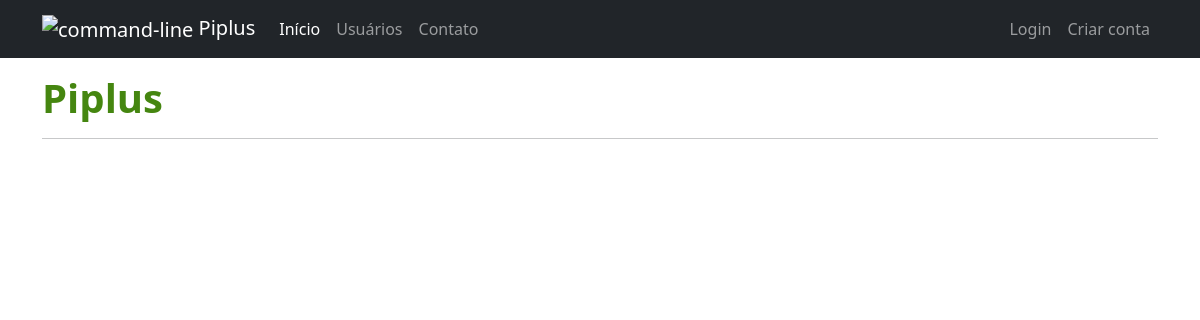
/, run on an earlier commit of the app's database.
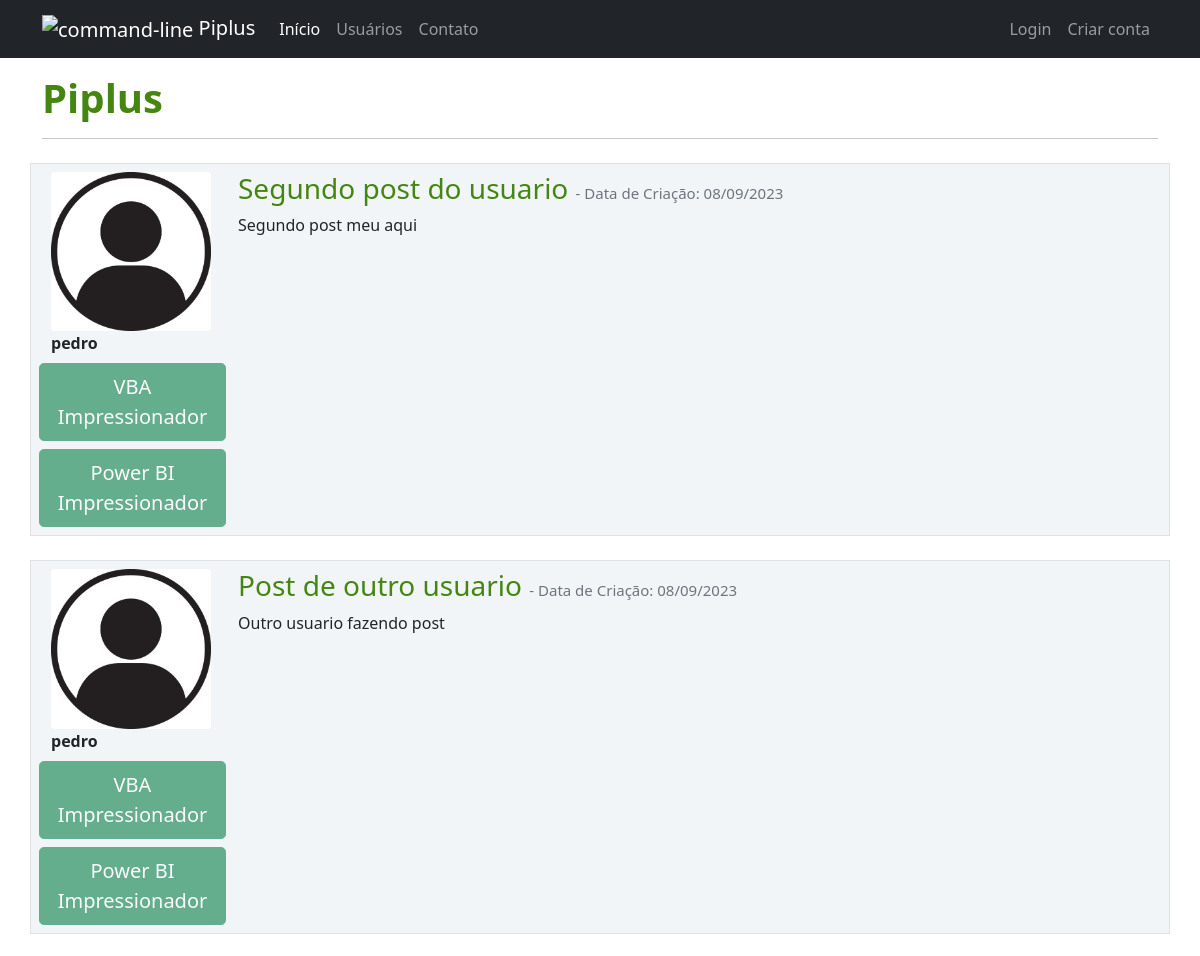
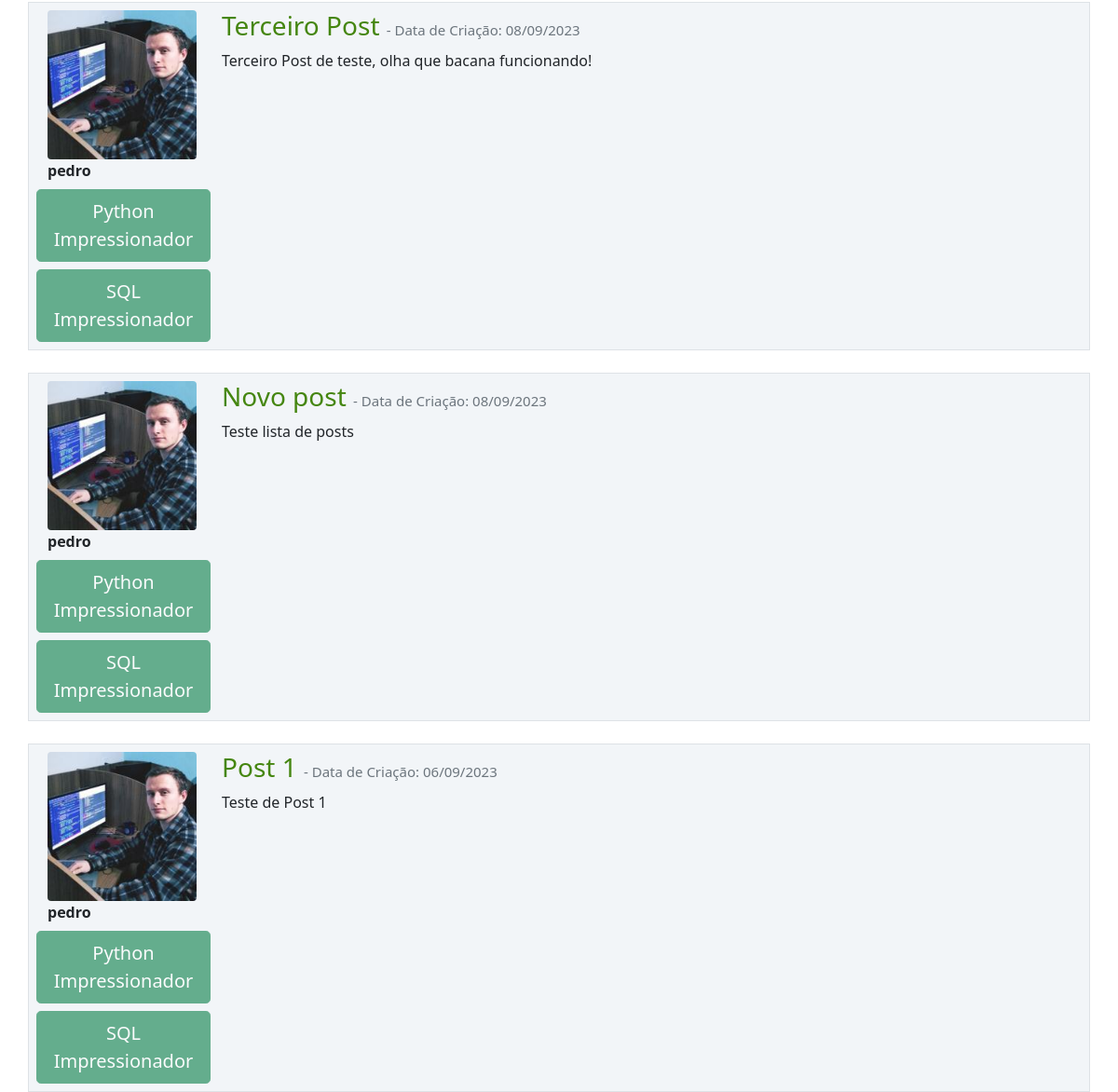
And on a later commit of the database (2 pictures, top to bottom).
### Piplus/models.py (models this page shows, shortened)
class Post(database.Model):
    id = database.Column(database.Integer, primary_key=True)
    titulo = database.Column(database.String, nullable=False)
    corpo = database.Column(database.Text, nullable=False)
    data_criacao = database.Column(database.DateTime, nullable=False, default=datetime.utcnow)
    id_usuario = database.Column(database.Integer, database.ForeignKey('usuario.id'), nullable=False)

class Usuario(database.Model, UserMixin):
    id = database.Column(database.Integer, primary_key=True)
    username = database.Column(database.String, nullable=False)
    email = database.Column(database.String, nullable=False, unique=True)
    senha = database.Column(database.String, nullable=False)
    foto_perfil = database.Column(database.String, default='default.jpg')
    posts = database.relationship('Post', backref='autor', lazy=True)
    cursos = database.Column(database.String, nullable=False, default='Não Informado')

### Piplus/routes.py (the view)
@app.route("/")
def home():
    posts = Post.query.order_by(Post.id.desc())
    return render_template('home.html', posts=posts)

### Piplus/templates/home.html
{% extends 'base.html' %}
{% block body %}
    <div class="container mt-3">
        <h1 style="color: rgb(69, 134, 16);"><strong>Piplus</strong></h1>
        <hr>
        {% for post in posts%}
            <div class="row border mt-4 p-2 postclass">
                <div class="col-2">
                    <div class="image pe-2">
                        <img src="{{ url_for('static', filename='fotos_perfil/{}'.format(post.autor.foto_perfil)) }}" class="rounded" width="160" >
                    </div>
                    <strong>{{ post.autor.username }}</strong>
                    <div class="row justify-content-center">
                            {% for curso in post.autor.cursos.split(';') %}
                                <button type="button" class="btn btn-lg btn-success mt-2" disabled>{{ curso }}</button>
                            {% endfor %}
                    </div>
                </div>
                <div class="col-9">
                    <a style="text-decoration: none; color: rgb(69, 134, 16);" href="{{ url_for('exibir_post', post_id=post.id) }}">
                        <h3>{{ post.titulo }}
                            <small class="text-muted" style="font-size: 15px;"> - Data de Criação: {{ post.data_criacao.strftime('%d/%m/%Y') }}</small>
                        </h3>
                    </a>
                    <p>{{ post.corpo }}</p>
                </div>
            </div>
        {% endfor %}
    </div>
{% endblock %}

### Piplus/templates/base.html (shortened to what this page needs)
<!DOCTYPE html>
<html lang="en">
<head>
    <link href="https://cdn.jsdelivr.net/npm/bootstrap@5.0.2/dist/css/bootstrap.min.css" rel="stylesheet">
    <link rel="stylesheet" type="text/css" href="{{url_for('static', filename='main.css')}}"
    {% block head %}
    {% endblock  %}
</head>
<body class="bg-white">
    {% include  'navbar.html' %}
    {% block body  %}
    {% endblock %}
</body>
</html>

### Piplus/templates/navbar.html (shortened to what this page needs)
<nav class="navbar navbar-expand-lg navbar-dark bg-dark">
    <div class="container-fluid container">
    <a class="navbar-brand" href="{{ url_for('home') }}">
        <img width="48" height="48" src="https://img.icons8.com/color/48/command-line.png" alt="command-line"/>
        Piplus
    </a>
    <div class="collapse navbar-collapse" id="navbarSupportedContent">
        <ul class="navbar-nav me-auto mb-2 mb-lg-0">
        <li class="nav-item">
            <a class="nav-link active" aria-current="page" href="{{ url_for('home') }}">Início</a>
        </li>
        <li class="nav-item">
            <a class="nav-link" href="{{ url_for('usuarios') }}">Usuários</a>
        </li>
        <li class="nav-item">
            <a class="nav-link" href="{{ url_for('contatos') }}">Contato</a>
        </li>
        </ul>
        <ul class="navbar-nav">
            {% if current_user.is_authenticated %}
                <li class="nav-item">
                    <a class="nav-link" href="{{ url_for('criar_post') }}">Criar Post</a>
                </li>
                <li class="nav-item">
                    <a class="nav-link" href="{{ url_for('perfil') }}">Perfil</a>
                </li>
                <li class="nav-item">
                    <a class="nav-link" href="{{ url_for('sair') }}">Sair</a>
                </li>
            {% else %}
                <li class="nav-item">
                    <a class="nav-link" href="{{ url_for('login') }}">Login</a>
                </li>
                <li class="nav-item">
                    <a class="nav-link" href="{{ url_for('login') }}">Criar conta</a>
                </li>
            {% endif %}
        </ul>
    </div>
    </div>
</nav>

### Piplus/static/main.css (style rules this page uses)
.postclass { background-color: #f2f5f8 !important; }

What changed in the data, as far as the page shows it:
added Post: foto_perfil (placeholder picture), autor.username "pedro", curso "VBA Impressionador" "Power BI Impressionador", titulo "Segundo post do usuario", data_criacao "08/09/2023", corpo "Segundo post meu aqui"
added Post: foto_perfil (placeholder picture), autor.username "pedro", curso "VBA Impressionador" "Power BI Impressionador", titulo "Post de outro usuario", data_criacao "08/09/2023", corpo "Outro usuario fazendo post"
added Post: foto_perfil (picture), autor.username "pedro", curso "Python Impressionador" "SQL Impressionador", titulo "Terceiro Post", data_criacao "08/09/2023", corpo "Terceiro Post de teste, olha que bacana funcionando!"
added Post: foto_perfil (picture), autor.username "pedro", curso "Python Impressionador" "SQL Impressionador", titulo "Novo post", data_criacao "08/09/2023", corpo "Teste lista de posts"
added Post: foto_perfil (picture), autor.username "pedro", curso "Python Impressionador" "SQL Impressionador", titulo "Post 1", data_criacao "06/09/2023", corpo "Teste de Post 1"
